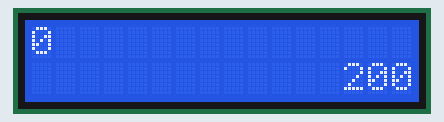
Recording of a sketch running on a simulated Arduino Uno, built with avr-gcc and run on an emulated ATmega328P. Parts: 16×2 character LCD.

Above: at 0.12 s.
At 5.01 s:
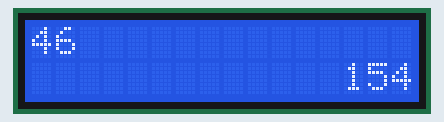
At 10.02 s:
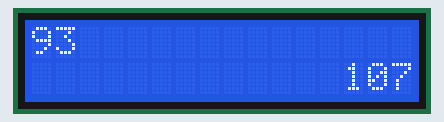
At 19.99 s:
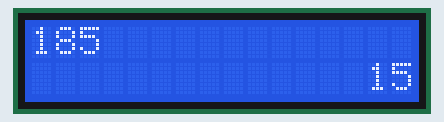
At 29.91 s:
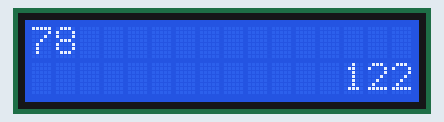
At 39.85 s:
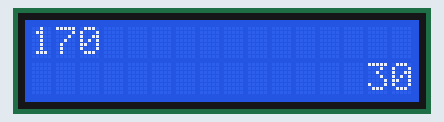

The sketch:

contador01.ino
```cpp
#include <Wire.h>
#include <LiquidCrystal_I2C.h> //coloca a biblioteca que faz nosso display funcionar

// Inicializa o display no endereco 0x27
LiquidCrystal_I2C lcd(0x27,2,1,0,4,5,6,7,3, POSITIVE);

void setup() {
  lcd.begin (16,2); // Inicializa o display LCD 16x2
  lcd.setBacklight(HIGH); // Liga a luz de fundo do LCD
}

void loop() {
  int i = 0, j = 200;

  for(i=0; i<200; i++){
    lcd.setCursor(0,0);
    lcd.print(i);
    if(j>100){
      lcd.setCursor(13,1);
      lcd.print(j);
    } else if(j>10){
      lcd.setCursor(13,1);
      lcd.print(" ");
      lcd.setCursor(14,1);
      lcd.print(j);
    } else{
      lcd.setCursor(14,1);
      lcd.print(" ");
      lcd.setCursor(15,1);
      lcd.print(j);
    }
    j--;
    delay(100);
  }
  lcd.clear();  //esse limpa a tela toda
}
```
